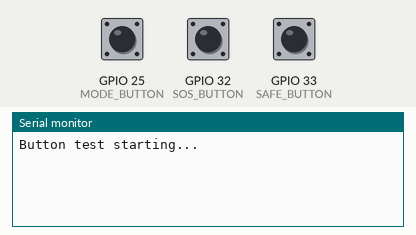
Recording of a sketch running on a simulated ESP32. Shown: the last lines printed to the serial monitor. The test bench sets the inputs (shaded band); at power-on: GPIO 25 (MODE_BUTTON) LOW, GPIO 32 (SOS_BUTTON) LOW, GPIO 33 (SAFE_BUTTON) LOW.

Above: at 1.2 s.
1.3 s: GPIO 25 (MODE_BUTTON) pulled HIGH for 0.15 s
At 1.8 s:
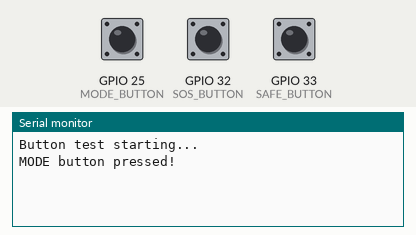
2.9 s: GPIO 32 (SOS_BUTTON) pulled HIGH for 0.15 s
At 4.1 s:
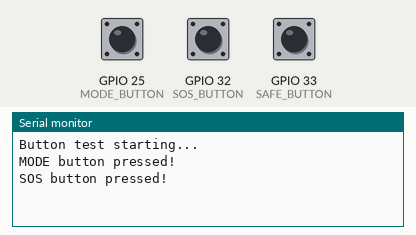
4.5 s: GPIO 33 (SAFE_BUTTON) pulled HIGH for 0.15 s
At 5.5 s:
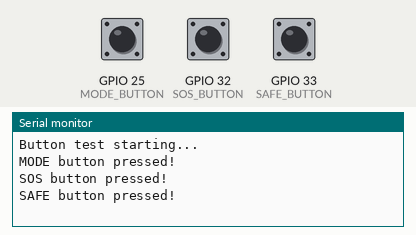

The sketch:

test_push_button.ino
```cpp
#define SOS_BUTTON  32
#define SAFE_BUTTON 33
#define MODE_BUTTON 25

void setup() {
  Serial.begin(115200);
  pinMode(SOS_BUTTON, INPUT_PULLDOWN);
  pinMode(SAFE_BUTTON, INPUT_PULLDOWN);
  pinMode(MODE_BUTTON, INPUT_PULLDOWN);
  Serial.println("Button test starting...");
}

void loop() {
  if (digitalRead(SOS_BUTTON) == HIGH) {
    Serial.println("SOS button pressed!");
    delay(300);
  }
  if (digitalRead(SAFE_BUTTON) == HIGH) {
    Serial.println("SAFE button pressed!");
    delay(300);
  }
  if (digitalRead(MODE_BUTTON) == HIGH) {
    Serial.println("MODE button pressed!");
    delay(300);
  }
}
```

Measured:
- after the input at 1.3 s, the serial monitor: prints a new line at once (image 1)
- after the input at 2.9 s, the serial monitor: prints a new line at once (image 2)
- after the input at 4.5 s, the serial monitor: prints a new line at once (image 3)
